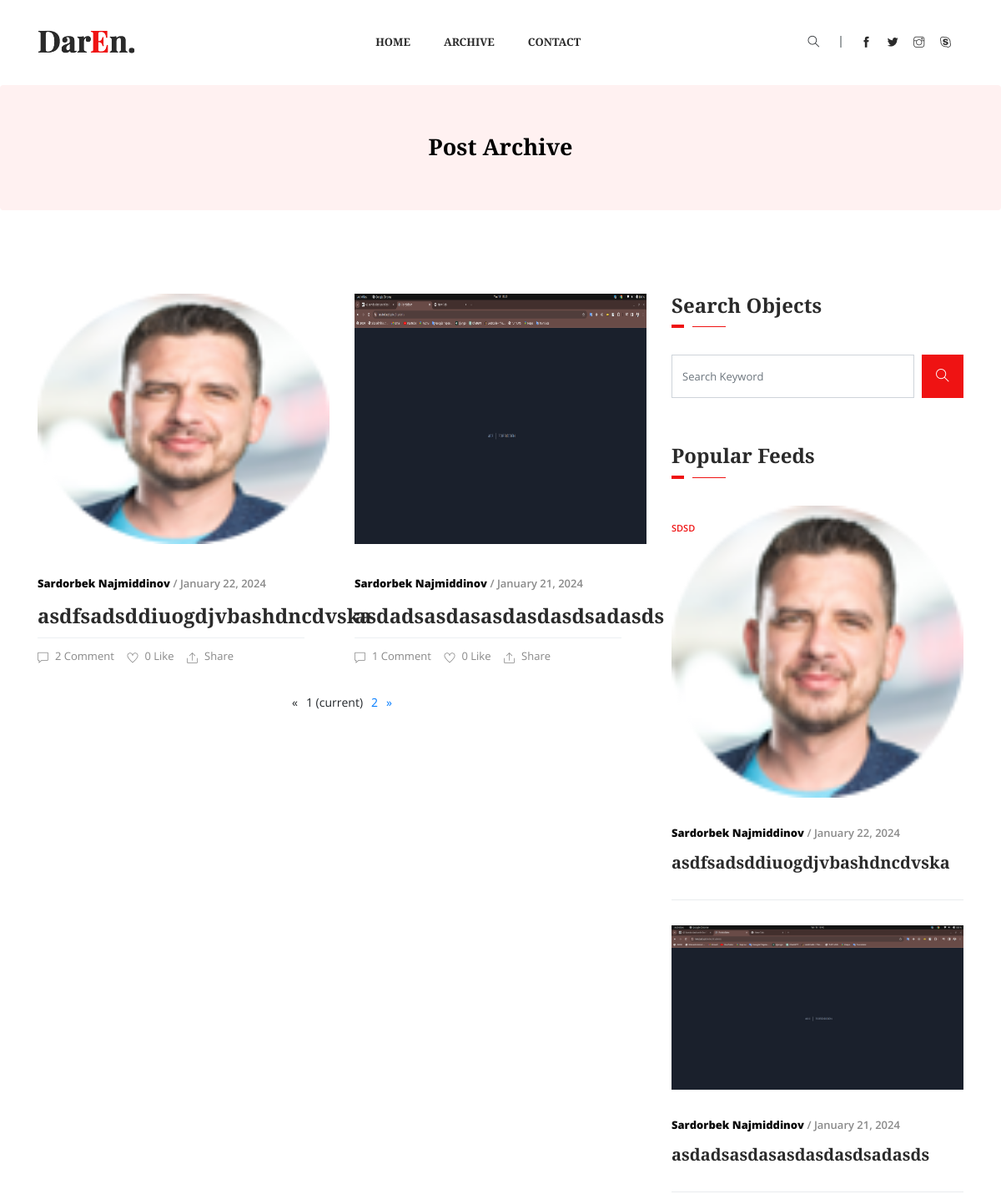
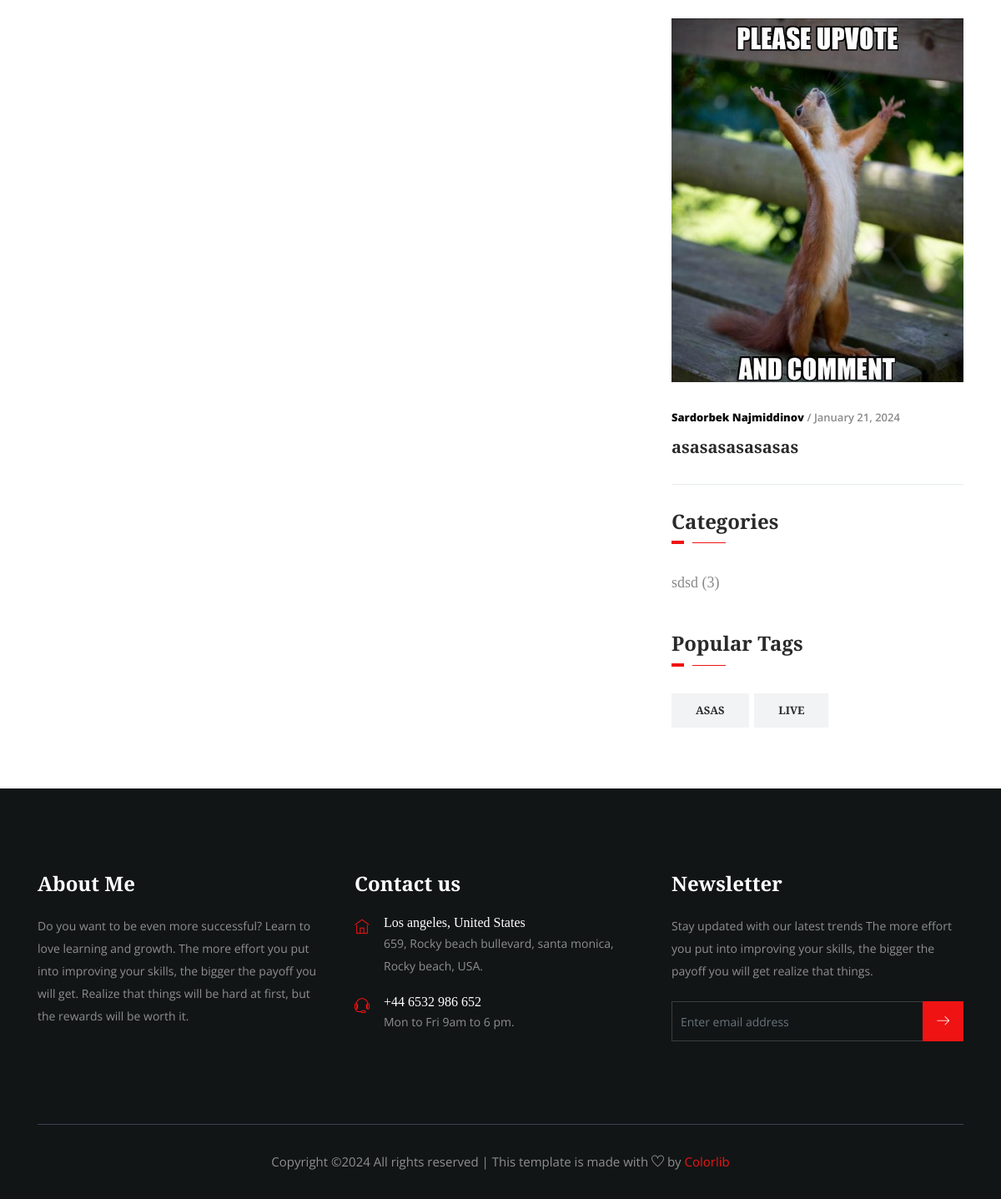
Page /list/ on the committed database (2 pictures, top to bottom).
### article/models.py (models this page shows, shortened)
class Article(models.Model):
    author = models.ForeignKey(Author, on_delete=models.SET_NULL, null=True, blank=True, related_name='articles')
    category = models.ForeignKey(Category, on_delete=models.SET_NULL, null=True, blank=True, related_name='articles')
    tags = models.ManyToManyField(Tags, related_name='tags')
    title = models.CharField(max_length=250)
    content = RichTextField()
    created_at = models.DateTimeField(auto_now_add=True)
    image = models.ImageField(upload_to='article/')
    slug = models.SlugField()
    modified_date = models.DateTimeField(auto_now=True)
    is_quote = models.BooleanField(default=False, null=True, blank=True)

class Author(models.Model):
    name = models.CharField(max_length=50)
    image = models.ImageField(upload_to='author/')
    content = models.TextField(null=True, blank=True)
    def __str__(self):
        return self.name

class Category(models.Model):
    name = models.CharField(max_length=50)
    class Meta:
        verbose_name_plural = "Categories"
    def __str__(self):
        return self.name

class Tags(models.Model):
    name = models.CharField(max_length=50)

### article/views.py (the view)
# urls.py: path('list/', article_archive, name='archive'),
def article_archive(request):
    articles = Article.objects.order_by('-id')
    popular_articles = Article.objects.order_by('-id')
    categories = Category.objects.all()
    tags = Tags.objects.all()
    paginator = Paginator(articles, per_page=2)
    articles = paginator.get_page(request.GET.get('page'))
    q = request.GET.get('q')
    cat = request.GET.get('cat')
    tag = request.GET.get('tag')
    if q:
        articles = articles.filter(title__contains=q)
    if cat:
        articles = articles.filter(category__name=cat)
    if tag:
        articles = articles.filter(tags__name=tag)
    ctx = {
        'articles': articles,
        'popular_articles': popular_articles,
        'categories': categories,
        'tags': tags
    }
    return render(request, 'article/archive.html', ctx)

### templates/article/archive.html
    {% extends 'base.html' %}
{% load static %}
{% block content %}
<section class="breadcrumb breadcrumb_bg">
    <div class="container">
        <div class="row">
            <div class="col-lg-12">
                <div class="breadcrumb_iner">
                    <div class="breadcrumb_iner_item">
                        <h2>Post Archive</h2>
                    </div>
                </div>
            </div>
        </div>
    </div>
</section>
<section class="all_post archive_post">
    <div class="container">
        <div class="row">
            <div class="col-lg-8">
                <div class="row">
                    {% if articles.count != 0 %}
                    {% for article in articles %}
                    	<div class="col-lg-6">
                            <div class="single_catagory_post post_2">
                                <div class="category_post_img">
                                    <img style="height: 300px" src="{{ article.image.url }}" alt>
                                    <a href="/" class="category_btn">{{ article.category }}</a>
                                </div>
                                <div class="post_text_1 pr_30">
                                    <p><span>{{ article.author }}</span> / {{ article.created_at|date:'F d, Y' }}</p>
                                    <a href="{% url 'article:detail' article.slug %}">
                                        <h3>{{ article.title }}</h3>
                                    </a>
                                    <div class="post_icon">
                                        <ul>
                                            <li><i class="ti-comment"></i>{{ article.comments.values.count }} Comment</li>
                                            <li><i class="ti-heart"></i>0 Like</li>
                                            <li><i class="ti-export"></i>Share</li>
                                        </ul>
                                    </div>
                                </div>
                            </div>
                        </div>
                    {% endfor %}
                    {% elif articles.count == 0 %}
                        <div>
                            <h1>No articles</h1>
                        </div>
                    {% endif %}
                </div>
                {% include 'pagination.html' %}
            </div>
            <div class="col-lg-4">
                <div class="sidebar_widget">
                    <div class="sidebar_tittle">
                        <h3>Search Objects</h3>
                    </div>
                    <form >
                        <div class="form-group">
                            <div class="input-group mb-3">
                                <input type="text" class="form-control" name="q" placeholder="Search Keyword"
                                       onfocus="this.placeholder = ''" onblur="this.placeholder = 'Search Keyword'">
                                <div class="input-group-append">
                                    <button class="btn" type="submit"><i class="ti-search"></i></button>
                                </div>
                            </div>
                        </div>
                    </form>
                    <div class="sidebar_tittle">
                        <h3>Popular Feeds</h3>
                    </div>
                    {% for article in popular_articles|slice:5 %}
                    	<div class="single_catagory_post post_2 single_border_bottom">
                            <div class="category_post_img">
                                <img src="{{ article.image.url }}" alt>
                            </div>
                            <div class="post_text_1 pr_30">
                                <p><span>{{ article.author }}</span> / {{ article.created_at|date:'F d, Y' }}</p>
                                <a href="/">
                                    <h3>{{ article.title }}</h3>
                                </a>
                            </div>
                        </div>
                    {% endfor %}
                    <div class="sidebar_tittle">
                        <h3>Categories</h3>
                    </div>
                    <div class="single_catagory_item category">
                        <ul class="list-unstyled">
                            {% for category in categories %}
                            	<li><a href="?cat={{ category.name }}">{{ category.name }} ({{ category.articles.count }})</a></li>
                            {% endfor %}
                        </ul>
                    </div>
                    <div class="sidebar_tittle">
                        <h3>Popular Tags</h3>
                    </div>
                    <div class="single_catagory_item tags">
                        <ul class="list-unstyled">
                            {% for tag in tags %}
                            	<li><a href="?tag={{ tag.name }}">{{ tag.name }}</a></li>
                            {% endfor %}
                        </ul>
                    </div>
                </div>
            </div>
        </div>
    </div>
</section>
{% endblock %}

### rows in the picture
Article: image (picture), author "Sardorbek Najmiddinov", created_at "January 22, 2024", title "asdfsadsddiuogdjvbashdncdvska", comments.values.count "2"
Article: image (picture), author "Sardorbek Najmiddinov", created_at "January 21, 2024", title "asdadsasdasasdasdasdsadasds", comments.values.count "1"
Article: image (picture), author "Sardorbek Najmiddinov", created_at "January 21, 2024", title "asasasasasasas"
Category: name "sdsd", articles.count "3"
Tags: name "ASAS"
Tags: name "LIVE"

### other values in the picture
{{ i }} "1"
{{ i }} "2"
